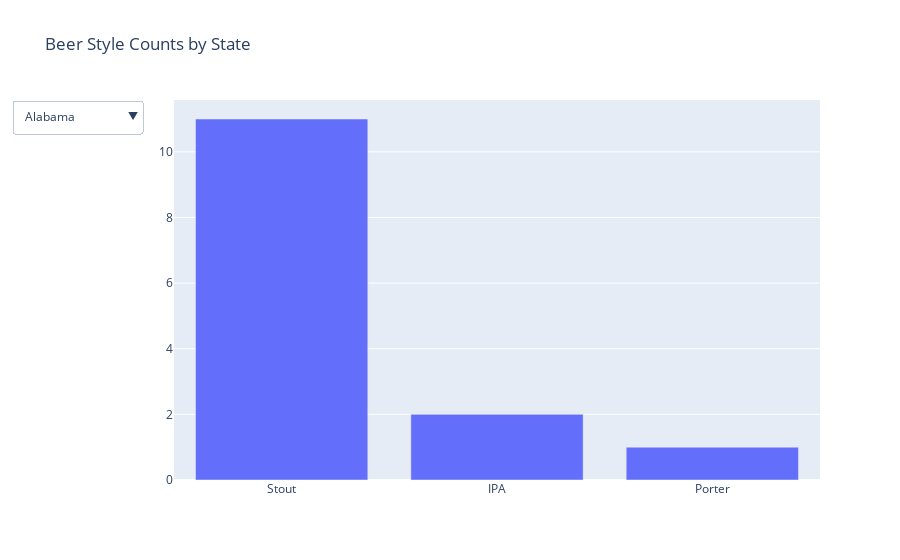

This figure's notebook cell:
### Code cell
plot = plot_state_map.barplot_fav_styles_per_state(results, data)
# plot.write_html('count.html')

### Figure 1 — Plotly figure (JSON) as saved in the notebook; plotly's stock layout.template omitted (floating-point values rounded to 4 significant figures)
{"data": [{"name": "Alabama", "type": "bar", "visible": true, "x": ["Stout", "IPA", "Porter"], "y": [11, 2, 1]}, {"name": "Alaska", "type": "bar", "visible": false, "x": ["Stout", "Porter", "Other Ale", "IPA", "Red/Amber Ale", "Pilsner"], "y": [5, 4, 2, 1, 1, 1]}, {"name": "Arizona", "type": "bar", "visible": false, "x": ["Stout", "IPA", "Other Ale", "Porter"], "y": [11, 1, 1, 1]}, {"name": "Arkansas", "type": "bar", "visible": false, "x": ["Stout", "IPA", "Pilsner", "Porter"], "y": [7, 4, 2, 1]}, {"name": "California", "type": "bar", "visible": false, "x": ["Stout", "IPA"], "y": [13, 1]}, {"name": "Colorado", "type": "bar", "visible": false, "x": ["Stout", "IPA"], "y": [11, 3]}, {"name": "Connecticut", "type": "bar", "visible": false, "x": ["Stout"], "y": [14]}, {"name": "Delaware", "type": "bar", "visible": false, "x": ["Stout", "Porter", "IPA", "Red/Amber Ale"], "y": [9, 3, 1, 1]}, {"name": "Florida", "type": "bar", "visible": false, "x": ["Stout", "IPA"], "y": [8, 6]}, {"name": "Georgia", "type": "bar", "visible": false, "x": ["Stout", "IPA"], "y": [13, 1]}, {"name": "Hawaii", "type": "bar", "visible": false, "x": ["Stout", "Porter", "IPA"], "y": [11, 2, 1]}, {"name": "Idaho", "type": "bar", "visible": false, "x": ["Stout", "IPA", "Pilsner"], "y": [10, 3, 1]}, {"name": "Illinois", "type": "bar", "visible": false, "x": ["Stout", "IPA"], "y": [13, 1]}, {"name": "Indiana", "type": "bar", "visible": false, "x": ["Stout", "Porter", "IPA"], "y": [12, 1, 1]}, {"name": "Iowa", "type": "bar", "visible": false, "x": ["Stout", "IPA", "Porter"], "y": [9, 4, 1]}, {"name": "Kansas", "type": "bar", "visible": false, "x": ["Porter", "IPA", "Stout"], "y": [5, 5, 4]}, {"name": "Kentucky", "type": "bar", "visible": false, "x": ["Stout"], "y": [14]}, {"name": "Louisiana", "type": "bar", "visible": false, "x": ["Stout", "IPA"], "y": [9, 5]}, {"name": "Maine", "type": "bar", "visible": false, "x": ["Stout", "IPA", "Porter"], "y": [10, 3, 1]}, {"name": "Maryland", "type": "bar", "visible": false, "x": ["Stout", "IPA", "Porter"], "y": [11, 2, 1]}, {"name": "Massachusetts", "type": "bar", "visible": false, "x": ["Stout"], "y": [14]}, {"name": "Michigan", "type": "bar", "visible": false, "x": ["Stout", "IPA", "Porter"], "y": [11, 2, 1]}, {"name": "Minnesota", "type": "bar", "visible": false, "x": ["Stout", "IPA"], "y": [11, 3]}, {"name": "Mississippi", "type": "bar", "visible": false, "x": ["Stout", "Porter", "IPA"], "y": [7, 4, 3]}, {"name": "Missouri", "type": "bar", "visible": false, "x": ["Stout", "IPA"], "y": [10, 4]}, {"name": "Montana", "type": "bar", "visible": false, "x": ["Stout", "Porter", "IPA", "Red/Amber Ale"], "y": [7, 4, 2, 1]}, {"name": "Nebraska", "type": "bar", "visible": false, "x": ["Stout", "IPA"], "y": [8, 6]}, {"name": "Nevada", "type": "bar", "visible": false, "x": ["Stout", "Porter", "IPA"], "y": [10, 2, 2]}, {"name": "New Hampshire", "type": "bar", "visible": false, "x": ["Stout", "IPA"], "y": [12, 2]}, {"name": "New Jersey", "type": "bar", "visible": false, "x": ["Stout", "Porter"], "y": [13, 1]}, {"name": "New Mexico", "type": "bar", "visible": false, "x": ["Stout", "IPA"], "y": [9, 5]}, {"name": "New York", "type": "bar", "visible": false, "x": ["Stout", "IPA"], "y": [11, 3]}, {"name": "North Carolina", "type": "bar", "visible": false, "x": ["Stout"], "y": [14]}, {"name": "North Dakota", "type": "bar", "visible": false, "x": ["Porter", "Stout", "IPA", "Other Ale", "Pale Ale", "Red/Amber Ale"], "y": [4, 4, 3, 1, 1, 1]}, {"name": "Ohio", "type": "bar", "visible": false, "x": ["Stout"], "y": [14]}, {"name": "Oklahoma", "type": "bar", "visible": false, "x": ["Stout", "IPA", "Porter"], "y": [10, 3, 1]}, {"name": "Oregon", "type": "bar", "visible": false, "x": ["Stout"], "y": [14]}, {"name": "Pennsylvania", "type": "bar", "visible": false, "x": ["Stout", "IPA"], "y": [13, 1]}, {"name": "Rhode Island", "type": "bar", "visible": false, "x": ["Stout", "IPA"], "y": [10, 4]}, {"name": "South Carolina", "type": "bar", "visible": false, "x": ["Stout", "IPA"], "y": [12, 2]}, {"name": "South Dakota", "type": "bar", "visible": false, "x": ["Stout", "IPA", "Other Ale", "No Information", "Porter"], "y": [9, 2, 1, 1, 1]}, {"name": "Tennessee", "type": "bar", "visible": false, "x": ["Stout", "IPA"], "y": [12, 2]}, {"name": "Texas", "type": "bar", "visible": false, "x": ["Stout", "IPA", "Porter"], "y": [12, 1, 1]}, {"name": "Utah", "type": "bar", "visible": false, "x": ["IPA", "Stout", "Porter", "No Information", "Pale Ale", "Other Ale", "Red/Amber Ale"], "y": [4, 4, 2, 1, 1, 1, 1]}, {"name": "Vermont", "type": "bar", "visible": false, "x": ["Stout", "IPA", "Porter", "Pilsner"], "y": [8, 3, 2, 1]}, {"name": "Virginia", "type": "bar", "visible": false, "x": ["Stout", "IPA"], "y": [13, 1]}, {"name": "Washington", "type": "bar", "visible": false, "x": ["Stout", "IPA"], "y": [13, 1]}, {"name": "West Virginia", "type": "bar", "visible": false, "x": ["Stout", "IPA", "Porter"], "y": [8, 4, 2]}, {"name": "Wisconsin", "type": "bar", "visible": false, "x": ["Stout", "IPA"], "y": [11, 3]}, {"name": "Wyoming", "type": "bar", "visible": false, "x": ["Stout", "IPA", "Porter", "Pilsner", "Red/Amber Ale"], "y": [8, 3, 1, 1, 1]}], "layout": {"title": {"text": "Beer Style Counts by State"}, "updatemenus": [{"buttons": [{"args": [{"visible": [true, false, false, false, false, false, false, false, false, false, false, false, false, false, false, false, false, false, false, false, false, false, false, false, false, false, false, false, false, false, false, false, false, false, false, false, false, false, false, false, false, false, false, false, false, false, false, false, false, false]}, {"title": "Beer Style Counts for Alabama"}], "label": "Alabama", "method": "update"}, {"args": [{"visible": [false, true, false, false, false, false, false, false, false, false, false, false, false, false, false, false, false, false, false, false, false, false, false, false, false, false, false, false, false, false, false, false, false, false, false, false, false, false, false, false, false, false, false, false, false, false, false, false, false, false]}, {"title": "Beer Style Counts for Alaska"}], "label": "Alaska", "method": "update"}, {"args": [{"visible": [false, false, true, false, false, false, false, false, false, false, false, false, false, false, false, false, false, false, false, false, false, false, false, false, false, false, false, false, false, false, false, false, false, false, false, false, false, false, false, false, false, false, false, false, false, false, false, false, false, false]}, {"title": "Beer Style Counts for Arizona"}], "label": "Arizona", "method": "update"}, {"args": [{"visible": [false, false, false, true, false, false, false, false, false, false, false, false, false, false, false, false, false, false, false, false, false, false, false, false, false, false, false, false, false, false, false, false, false, false, false, false, false, false, false, false, false, false, false, false, false, false, false, false, false, false]}, {"title": "Beer Style Counts for Arkansas"}], "label": "Arkansas", "method": "update"}, {"args": [{"visible": [false, false, false, false, true, false, false, false, false, false, false, false, false, false, false, false, false, false, false, false, false, false, false, false, false, false, false, false, false, false, false, false, false, false, false, false, false, false, false, false, false, false, false, false, false, false, false, false, false, false]}, {"title": "Beer Style Counts for California"}], "label": "California", "method": "update"}, {"args": [{"visible": [false, false, false, false, false, true, false, false, false, false, false, false, false, false, false, false, false, false, false, false, false, false, false, false, false, false, false, false, false, false, false, false, false, false, false, false, false, false, false, false, false, false, false, false, false, false, false, false, false, false]}, {"title": "Beer Style Counts for Colorado"}], "label": "Colorado", "method": "update"}, {"args": [{"visible": [false, false, false, false, false, false, true, false, false, false, false, false, false, false, false, false, false, false, false, false, false, false, false, false, false, false, false, false, false, false, false, false, false, false, false, false, false, false, false, false, false, false, false, false, false, false, false, false, false, false]}, {"title": "Beer Style Counts for Connecticut"}], "label": "Connecticut", "method": "update"}, {"args": [{"visible": [false, false, false, false, false, false, false, true, false, false, false, false, false, false, false, false, false, false, false, false, false, false, false, false, false, false, false, false, false, false, false, false, false, false, false, false, false, false, false, false, false, false, false, false, false, false, false, false, false, false]}, {"title": "Beer Style Counts for Delaware"}], "label": "Delaware", "method": "update"}, {"args": [{"visible": [false, false, false, false, false, false, false, false, true, false, false, false, false, false, false, false, false, false, false, false, false, false, false, false, false, false, false, false, false, false, false, false, false, false, false, false, false, false, false, false, false, false, false, false, false, false, false, false, false, false]}, {"title": "Beer Style Counts for Florida"}], "label": "Florida", "method": "update"}, {"args": [{"visible": [false, false, false, false, false, false, false, false, false, true, false, false, false, false, false, false, false, false, false, false, false, false, false, false, false, false, false, false, false, false, false, false, false, false, false, false, false, false, false, false, false, false, false, false, false, false, false, false, false, false]}, {"title": "Beer Style Counts for Georgia"}], "label": "Georgia", "method": "update"}, {"args": [{"visible": [false, false, false, false, false, false, false, false, false, false, true, false, false, false, false, false, false, false, false, false, false, false, false, false, false, false, false, false, false, false, false, false, false, false, false, false, false, false, false, false, false, false, false, false, false, false, false, false, false, false]}, {"title": "Beer Style Counts for Hawaii"}], "label": "Hawaii", "method": "update"}, {"args": [{"visible": [false, false, false, false, false, false, false, false, false, false, false, true, false, false, false, false, false, false, false, false, false, false, false, false, false, false, false, false, false, false, false, false, false, false, false, false, false, false, false, false, false, false, false, false, false, false, false, false, false, false]}, {"title": "Beer Style Counts for Idaho"}], "label": "Idaho", "method": "update"}, {"args": [{"visible": [false, false, false, false, false, false, false, false, false, false, false, false, true, false, false, false, false, false, false, false, false, false, false, false, false, false, false, false, false, false, false, false, false, false, false, false, false, false, false, false, false, false, false, false, false, false, false, false, false, false]}, {"title": "Beer Style Counts for Illinois"}], "label": "Illinois", "method": "update"}, {"args": [{"visible": [false, false, false, false, false, false, false, false, false, false, false, false, false, true, false, false, false, false, false, false, false, false, false, false, false, false, false, false, false, false, false, false, false, false, false, false, false, false, false, false, false, false, false, false, false, false, false, false, false, false]}, {"title": "Beer Style Counts for Indiana"}], "label": "Indiana", "method": "update"}, {"args": [{"visible": [false, false, false, false, false, false, false, false, false, false, false, false, false, false, true, false, false, false, false, false, false, false, false, false, false, false, false, false, false, false, false, false, false, false, false, false, false, false, false, false, false, false, false, false, false, false, false, false, false, false]}, {"title": "Beer Style Counts for Iowa"}], "label": "Iowa", "method": "update"}, {"args": [{"visible": [false, false, false, false, false, false, false, false, false, false, false, false, false, false, false, true, false, false, false, false, false, false, false, false, false, false, false, false, false, false, false, false, false, false, false, false, false, false, false, false, false, false, false, false, false, false, false, false, false, false]}, {"title": "Beer Style Counts for Kansas"}], "label": "Kansas", "method": "update"}, {"args": [{"visible": [false, false, false, false, false, false, false, false, false, false, false, false, false, false, false, false, true, false, false, false, false, false, false, false, false, false, false, false, false, false, false, false, false, false, false, false, false, false, false, false, false, false, false, false, false, false, false, false, false, false]}, {"title": "Beer Style Counts for Kentucky"}], "label": "Kentucky", "method": "update"}, {"args": [{"visible": [false, false, false, false, false, false, false, false, false, false, false, false, false, false, false, false, false, true, false, false, false, false, false, false, false, false, false, false, false, false, false, false, false, false, false, false, false, false, false, false, false, false, false, false, false, false, false, false, false, false]}, {"title": "Beer Style Counts for Louisiana"}], "label": "Louisiana", "method": "update"}, {"args": [{"visible": [false, false, false, false, false, false, false, false, false, false, false, false, false, false, false, false, false, false, true, false, false, false, false, false, false, false, false, false, false, false, false, false, false, false, false, false, false, false, false, false, false, false, false, false, false, false, false, false, false, false]}, {"title": "Beer Style Counts for Maine"}], "label": "Maine", "method": "update"}, {"args": [{"visible": [false, false, false, false, false, false, false, false, false, false, false, false, false, false, false, false, false, false, false, true, false, false, false, false, false, false, false, false, false, false, false, false, false, false, false, false, false, false, false, false, false, false, false, false, false, false, false, false, false, false]}, {"title": "Beer Style Counts for Maryland"}], "label": "Maryland", "method": "update"}, {"args": [{"visible": [false, false, false, false, false, false, false, false, false, false, false, false, false, false, false, false, false, false, false, false, true, false, false, false, false, false, false, false, false, false, false, false, false, false, false, false, false, false, false, false, false, false, false, false, false, false, false, false, false, false]}, {"title": "Beer Style Counts for Massachusetts"}], "label": "Massachusetts", "method": "update"}, {"args": [{"visible": [false, false, false, false, false, false, false, false, false, false, false, false, false, false, false, false, false, false, false, false, false, true, false, false, false, false, false, false, false, false, false, false, false, false, false, false, false, false, false, false, false, false, false, false, false, false, false, false, false, false]}, {"title": "Beer Style Counts for Michigan"}], "label": "Michigan", "method": "update"}, {"args": [{"visible": [false, false, false, false, false, false, false, false, false, false, false, false, false, false, false, false, false, false, false, false, false, false, true, false, false, false, false, false, false, false, false, false, false, false, false, false, false, false, false, false, false, false, false, false, false, false, false, false, false, false]}, {"title": "Beer Style Counts for Minnesota"}], "label": "Minnesota", "method": "update"}, {"args": [{"visible": [false, false, false, false, false, false, false, false, false, false, false, false, false, false, false, false, false, false, false, false, false, false, false, true, false, false, false, false, false, false, false, false, false, false, false, false, false, false, false, false, false, false, false, false, false, false, false, false, false, false]}, {"title": "Beer Style Counts for Mississippi"}], "label": "Mississippi", "method": "update"}, {"args": [{"visible": [false, false, false, false, false, false, false, false, false, false, false, false, false, false, false, false, false, false, false, false, false, false, false, false, true, false, false, false, false, false, false, false, false, false, false, false, false, false, false, false, false, false, false, false, false, false, false, false, false, false]}, {"title": "Beer Style Counts for Missouri"}], "label": "Missouri", "method": "update"}, {"args": [{"visible": [false, false, false, false, false, false, false, false, false, false, false, false, false, false, false, false, false, false, false, false, false, false, false, false, false, true, false, false, false, false, false, false, false, false, false, false, false, false, false, false, false, false, false, false, false, false, false, false, false, false]}, {"title": "Beer Style Counts for Montana"}], "label": "Montana", "method": "update"}, {"args": [{"visible": [false, false, false, false, false, false, false, false, false, false, false, false, false, false, false, false, false, false, false, false, false, false, false, false, false, false, true, false, false, false, false, false, false, false, false, false, false, false, false, false, false, false, false, false, false, false, false, false, false, false]}, {"title": "Beer Style Counts for Nebraska"}], "label": "Nebraska", "method": "update"}, {"args": [{"visible": [false, false, false, false, false, false, false, false, false, false, false, false, false, false, false, false, false, false, false, false, false, false, false, false, false, false, false, true, false, false, false, false, false, false, false, false, false, false, false, false, false, false, false, false, false, false, false, false, false, false]}, {"title": "Beer Style Counts for Nevada"}], "label": "Nevada", "method": "update"}, {"args": [{"visible": [false, false, false, false, false, false, false, false, false, false, false, false, false, false, false, false, false, false, false, false, false, false, false, false, false, false, false, false, true, false, false, false, false, false, false, false, false, false, false, false, false, false, false, false, false, false, false, false, false, false]}, {"title": "Beer Style Counts for New Hampshire"}], "label": "New Hampshire", "method": "update"}, {"args": [{"visible": [false, false, false, false, false, false, false, false, false, false, false, false, false, false, false, false, false, false, false, false, false, false, false, false, false, false, false, false, false, true, false, false, false, false, false, false, false, false, false, false, false, false, false, false, false, false, false, false, false, false]}, {"title": "Beer Style Counts for New Jersey"}], "label": "New Jersey", "method": "update"}, {"args": [{"visible": [false, false, false, false, false, false, false, false, false, false, false, false, false, false, false, false, false, false, false, false, false, false, false, false, false, false, false, false, false, false, true, false, false, false, false, false, false, false, false, false, false, false, false, false, false, false, false, false, false, false]}, {"title": "Beer Style Counts for New Mexico"}], "label": "New Mexico", "method": "update"}, {"args": [{"visible": [false, false, false, false, false, false, false, false, false, false, false, false, false, false, false, false, false, false, false, false, false, false, false, false, false, false, false, false, false, false, false, true, false, false, false, false, false, false, false, false, false, false, false, false, false, false, false, false, false, false]}, {"title": "Beer Style Counts for New York"}], "label": "New York", "method": "update"}, {"args": [{"visible": [false, false, false, false, false, false, false, false, false, false, false, false, false, false, false, false, false, false, false, false, false, false, false, false, false, false, false, false, false, false, false, false, true, false, false, false, false, false, false, false, false, false, false, false, false, false, false, false, false, false]}, {"title": "Beer Style Counts for North Carolina"}], "label": "North Carolina", "method": "update"}, {"args": [{"visible": [false, false, false, false, false, false, false, false, false, false, false, false, false, false, false, false, false, false, false, false, false, false, false, false, false, false, false, false, false, false, false, false, false, true, false, false, false, false, false, false, false, false, false, false, false, false, false, false, false, false]}, {"title": "Beer Style Counts for North Dakota"}], "label": "North Dakota", "method": "update"}, {"args": [{"visible": [false, false, false, false, false, false, false, false, false, false, false, false, false, false, false, false, false, false, false, false, false, false, false, false, false, false, false, false, false, false, false, false, false, false, true, false, false, false, false, false, false, false, false, false, false, false, false, false, false, false]}, {"title": "Beer Style Counts for Ohio"}], "label": "Ohio", "method": "update"}, {"args": [{"visible": [false, false, false, false, false, false, false, false, false, false, false, false, false, false, false, false, false, false, false, false, false, false, false, false, false, false, false, false, false, false, false, false, false, false, false, true, false, false, false, false, false, false, false, false, false, false, false, false, false, false]}, {"title": "Beer Style Counts for Oklahoma"}], "label": "Oklahoma", "method": "update"}, {"args": [{"visible": [false, false, false, false, false, false, false, false, false, false, false, false, false, false, false, false, false, false, false, false, false, false, false, false, false, false, false, false, false, false, false, false, false, false, false, false, true, false, false, false, false, false, false, false, false, false, false, false, false, false]}, {"title": "Beer Style Counts for Oregon"}], "label": "Oregon", "method": "update"}, {"args": [{"visible": [false, false, false, false, false, false, false, false, false, false, false, false, false, false, false, false, false, false, false, false, false, false, false, false, false, false, false, false, false, false, false, false, false, false, false, false, false, true, false, false, false, false, false, false, false, false, false, false, false, false]}, {"title": "Beer Style Counts for Pennsylvania"}], "label": "Pennsylvania", "method": "update"}, {"args": [{"visible": [false, false, false, false, false, false, false, false, false, false, false, false, false, false, false, false, false, false, false, false, false, false, false, false, false, false, false, false, false, false, false, false, false, false, false, false, false, false, true, false, false, false, false, false, false, false, false, false, false, false]}, {"title": "Beer Style Counts for Rhode Island"}], "label": "Rhode Island", "method": "update"}, {"args": [{"visible": [false, false, false, false, false, false, false, false, false, false, false, false, false, false, false, false, false, false, false, false, false, false, false, false, false, false, false, false, false, false, false, false, false, false, false, false, false, false, false, true, false, false, false, false, false, false, false, false, false, false]}, {"title": "Beer Style Counts for South Carolina"}], "label": "South Carolina", "method": "update"}, {"args": [{"visible": [false, false, false, false, false, false, false, false, false, false, false, false, false, false, false, false, false, false, false, false, false, false, false, false, false, false, false, false, false, false, false, false, false, false, false, false, false, false, false, false, true, false, false, false, false, false, false, false, false, false]}, {"title": "Beer Style Counts for South Dakota"}], "label": "South Dakota", "method": "update"}, {"args": [{"visible": [false, false, false, false, false, false, false, false, false, false, false, false, false, false, false, false, false, false, false, false, false, false, false, false, false, false, false, false, false, false, false, false, false, false, false, false, false, false, false, false, false, true, false, false, false, false, false, false, false, false]}, {"title": "Beer Style Counts for Tennessee"}], "label": "Tennessee", "method": "update"}, {"args": [{"visible": [false, false, false, false, false, false, false, false, false, false, false, false, false, false, false, false, false, false, false, false, false, false, false, false, false, false, false, false, false, false, false, false, false, false, false, false, false, false, false, false, false, false, true, false, false, false, false, false, false, false]}, {"title": "Beer Style Counts for Texas"}], "label": "Texas", "method": "update"}, {"args": [{"visible": [false, false, false, false, false, false, false, false, false, false, false, false, false, false, false, false, false, false, false, false, false, false, false, false, false, false, false, false, false, false, false, false, false, false, false, false, false, false, false, false, false, false, false, true, false, false, false, false, false, false]}, {"title": "Beer Style Counts for Utah"}], "label": "Utah", "method": "update"}, {"args": [{"visible": [false, false, false, false, false, false, false, false, false, false, false, false, false, false, false, false, false, false, false, false, false, false, false, false, false, false, false, false, false, false, false, false, false, false, false, false, false, false, false, false, false, false, false, false, true, false, false, false, false, false]}, {"title": "Beer Style Counts for Vermont"}], "label": "Vermont", "method": "update"}, {"args": [{"visible": [false, false, false, false, false, false, false, false, false, false, false, false, false, false, false, false, false, false, false, false, false, false, false, false, false, false, false, false, false, false, false, false, false, false, false, false, false, false, false, false, false, false, false, false, false, true, false, false, false, false]}, {"title": "Beer Style Counts for Virginia"}], "label": "Virginia", "method": "update"}, {"args": [{"visible": [false, false, false, false, false, false, false, false, false, false, false, false, false, false, false, false, false, false, false, false, false, false, false, false, false, false, false, false, false, false, false, false, false, false, false, false, false, false, false, false, false, false, false, false, false, false, true, false, false, false]}, {"title": "Beer Style Counts for Washington"}], "label": "Washington", "method": "update"}, {"args": [{"visible": [false, false, false, false, false, false, false, false, false, false, false, false, false, false, false, false, false, false, false, false, false, false, false, false, false, false, false, false, false, false, false, false, false, false, false, false, false, false, false, false, false, false, false, false, false, false, false, true, false, false]}, {"title": "Beer Style Counts for West Virginia"}], "label": "West Virginia", "method": "update"}, {"args": [{"visible": [false, false, false, false, false, false, false, false, false, false, false, false, false, false, false, false, false, false, false, false, false, false, false, false, false, false, false, false, false, false, false, false, false, false, false, false, false, false, false, false, false, false, false, false, false, false, false, false, true, false]}, {"title": "Beer Style Counts for Wisconsin"}], "label": "Wisconsin", "method": "update"}, {"args": [{"visible": [false, false, false, false, false, false, false, false, false, false, false, false, false, false, false, false, false, false, false, false, false, false, false, false, false, false, false, false, false, false, false, false, false, false, false, false, false, false, false, false, false, false, false, false, false, false, false, false, false, true]}, {"title": "Beer Style Counts for Wyoming"}], "label": "Wyoming", "method": "update"}], "direction": "down", "showactive": true}]}}
